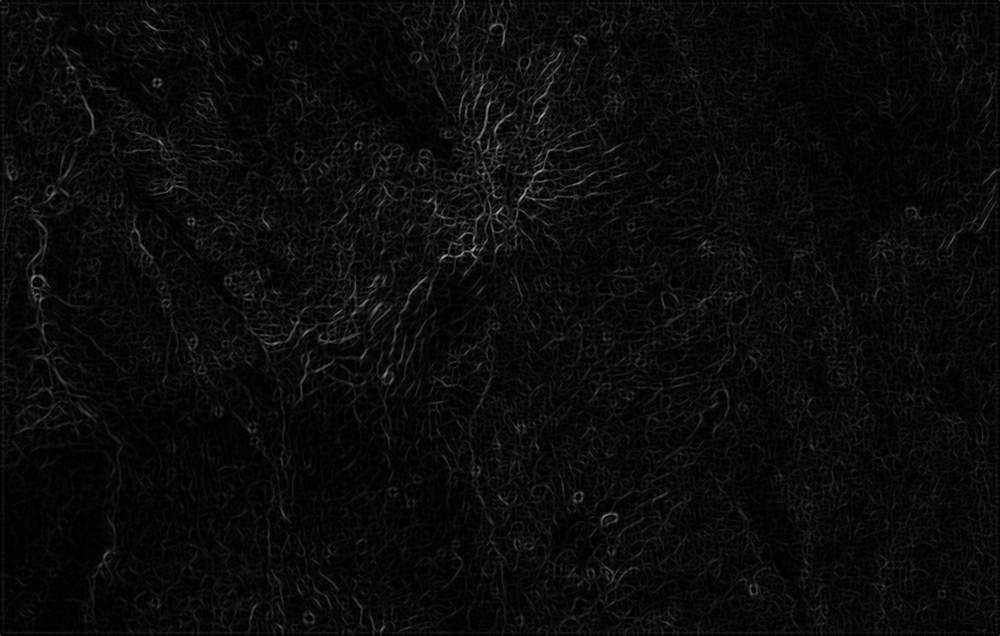
%> input picture detector_responses/gauss_response.tif, 1000 x 636 px, shrunk from 1426 x 907 before the run
$ octave --eval "figure7a;"   (GNU Octave 9; MATLAB toolbox functions it lacks are replaced by stand-ins)
%> lines starting %> are read from the running program, lines starting %| are printed output that depends on the picture
function figure7a


%%%%%%%%%%%%%%%%%%%%%%%%%%%%%%%%%%%%%%%%%%%%%%%%%%%%%%%%%%%%%%%%%%%%%%%%%%%
%
% Recreates figure 7a of the paper:
%
%   T. Lampert and P. Gancarski, 'The Bane of Skew: Uncertain Ranks and
%   Unrepresentative Precision'. In Machine Learning 97 (1-2): 5—32, 2014.
%
%
%
%   Copyright 2013
%
%
%   This is free software: you can redistribute it and/or modify
%   it under the terms of the GNU General Public License as published by
%   the Free Software Foundation, either version 3 of the License, or
%   (at your option) any later version.
%
%   This software is distributed in the hope that it will be useful,
%   but WITHOUT ANY WARRANTY; without even the implied warranty of
%   MERCHANTABILITY or FITNESS FOR A PARTICULAR PURPOSE.  See the
%   GNU General Public License for more details.
%
%   You should have received a copy of the GNU General Public License
%   along with this software. If not, see <http://www.gnu.org/licenses/>.
%
%%%%%%%%%%%%%%%%%%%%%%%%%%%%%%%%%%%%%%%%%%%%%%%%%%%%%%%%%%%%%%%%%%%%%%%%%%%


%%%%%%%%%%%%%%%%%%%%%%%%%%%%%%%%%%%%%%%%%%%%%%%%%%%%%%%%%%%%%%%%%%%%%%%%%%%
% Set variables
%%%%%%%%%%%%%%%%%%%%%%%%%%%%%%%%%%%%%%%%%%%%%%%%%%%%%%%%%%%%%%%%%%%%%%%%%%%


pi_1 = 0.0;       % Range used in the paper
pi_2 = 0.5;

interpolate = 1;  % Smoother curve but slow


%%%%%%%%%%%%%%%%%%%%%%%%%%%%%%%%%%%%%%%%%%%%%%%%%%%%%%%%%%%%%%%%%%%%%%%%%%%


d1 = imread('../detector_responses/gauss_response.tif');
%> d1 is the input picture: size 636x1000 uint8; min 0, max 175, mean 10.8
gt1 = imread('../detector_responses/gt.tif');
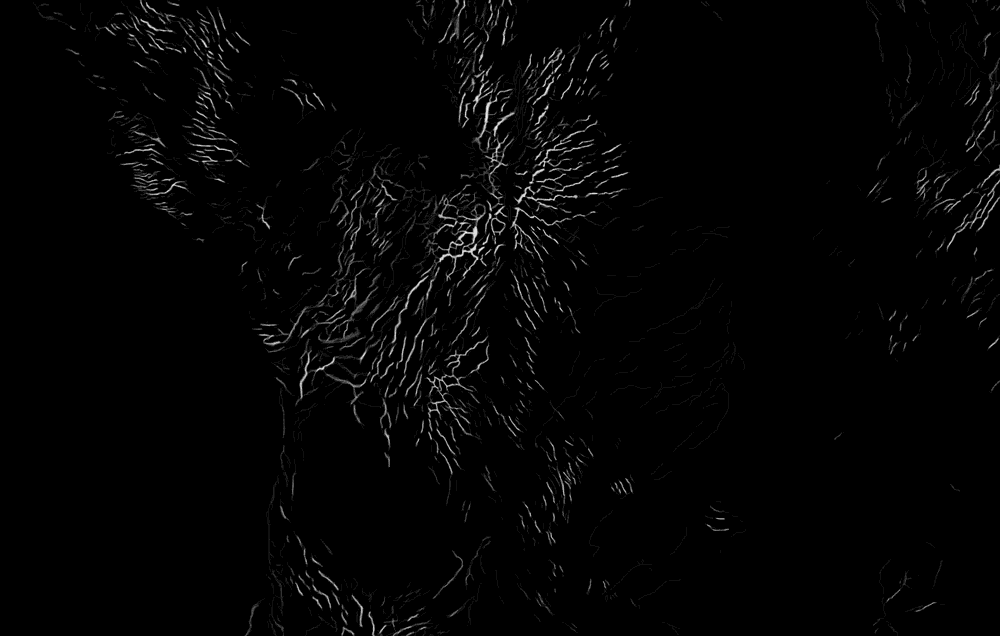
%> input picture detector_responses/gt.tif, 1000 x 636 px, shrunk from 1426 x 907 before the run
%> gt1 is the input picture: size 636x1000 uint8; min 0, max 15, mean 0.23
gt1(gt1 > 0) = 1;
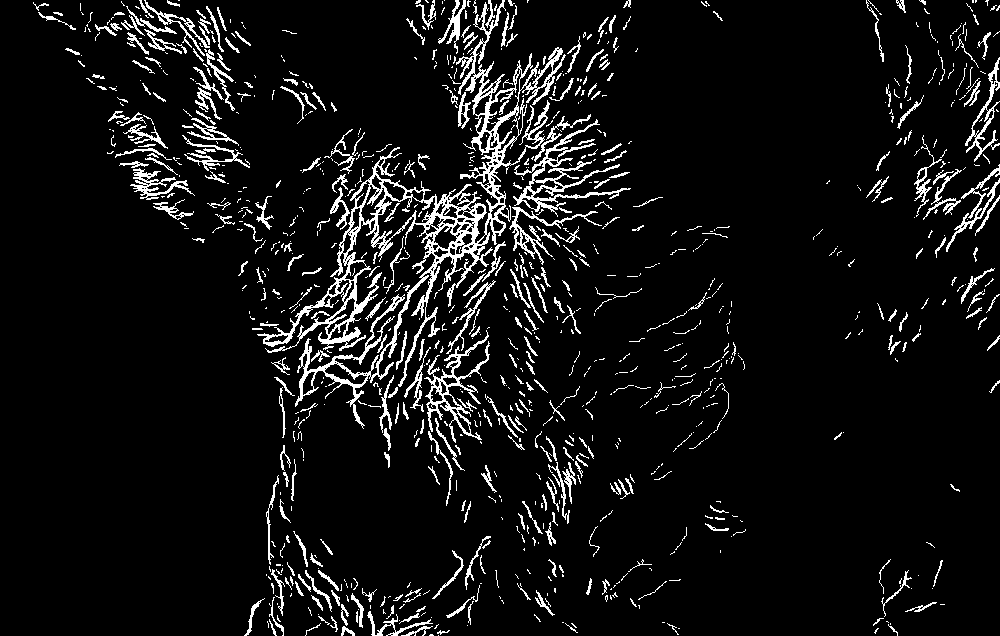
%> gt1: size 636x1000 uint8; values 0 (black) and 1 (white), 7.3% white in thin lines or dots

% Alter the Skew (remove 50% of negative instances)
gt2 = gt1(:);
d2  = d1(:);
neg_ind = find(gt2 == 0);
%> neg_ind = 589770 values from 1 to 636000
pos_ind = find(gt2 > 0);
%> pos_ind = 46230 values from 20991 to 635747
ind = randperm(numel(neg_ind));
neg_ind = neg_ind(ind(1:round(numel(ind)*0.5)));
gt2 = [gt2(neg_ind); gt2(pos_ind)];
d2 = [d2(neg_ind); d2(pos_ind)];


default_interpreter = get(0, 'DefaultTextInterpreter');
set(0,'DefaultTextInterpreter', 'LaTex');

try

    % Add the folder in which the functions are located to the path list
    path(path, '../toolbox');


    h1 = figure;
    axis square
    axis([0 1 0 1]);
    hold on
    title('Figure 7a: P-R and $\bar{\textrm{P}}$-R curves calculated upon the fissure image with its original and an altered skew.');
    xlabel('Recall ($R$)');
    ylabel('Precision ($P$ and $\bar{P}$)');


    % Calculate the P-R curves using the original dataset
    [p_FISSURE1, r_FISSURE1] = pr_curve(uint8(d1(:)), uint8(gt1(:)), interpolate);
    figure(h1), plot(r_FISSURE1, p_FISSURE1, '--r')
    drawnow

    % Calculate the P-R curves using the dataset with an altered skew
    [p_FISSURE2, r_FISSURE2] = pr_curve(uint8(d2(:)), uint8(gt2(:)), interpolate);
    figure(h1), plot(r_FISSURE2, p_FISSURE2, '--b')
    drawnow


    % Calculate the iP-R curves using the original dataset
    [ip_FISSURE1, ir_FISSURE1] = ipr_curve(uint8(d1(:)), uint8(gt1(:)), interpolate, pi_1, pi_2);
    figure(h1), plot(ir_FISSURE1, ip_FISSURE1, 'r')
    drawnow

    % Calculate the P-R curves using the dataset with an altered skew
    [ip_FISSURE2, ir_FISSURE2] = ipr_curve(uint8(d2(:)), uint8(gt2(:)), interpolate, pi_1, pi_2);
    figure(h1), plot(ir_FISSURE2, ip_FISSURE2, 'b')


    legend({['P-R: $\pi =  ' num2str(sum(sum(gt1>0))/numel(gt1)) '$'], ...
            ['P-R: $\pi =  ' num2str(sum(sum(gt2>0))/numel(gt2)) '$'], ...
            ['$\bar{\textrm{P}}$-R: $\pi_1 = ' num2str(pi_1) '$, $\pi_2 = ' num2str(pi_2) '$'], ...
            ['$\bar{\textrm{P}}$-R: $\pi_1 = ' num2str(pi_1) '$, $\pi_2 = ' num2str(pi_2) '$']}, ...
            'Location', 'SouthWest');
    hold off

catch e

    set(0, 'DefaultTextInterpreter', default_interpreter);

    rethrow(e);
%> (this line was passed over: pr_curve is not available in this run)

end

set(0, 'DefaultTextInterpreter', default_interpreter);

end
